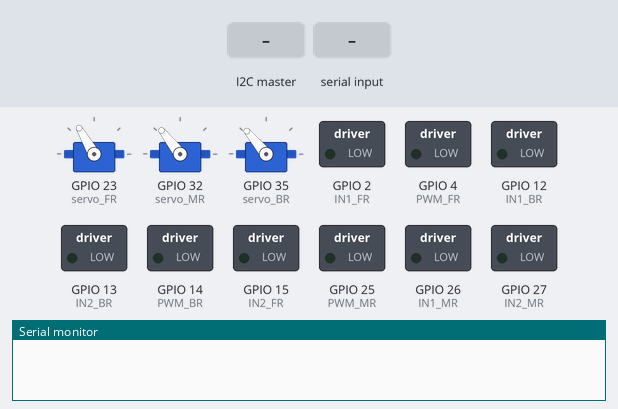
Bench run of a sketch on a simulated ESP32. On the bench: 3 × servo, switched loads named in the sketch (green lamp = pin HIGH), the last lines printed to the serial monitor. The test bench sets the inputs (shaded band).

Above: at 1.2 s.
1.3 s: the I2C master sends "w"
At 2.1 s:
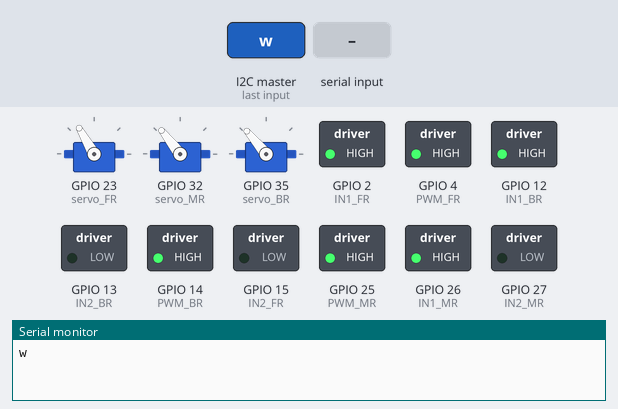
2.8 s: "j\n" received over Serial
At 3.7 s:
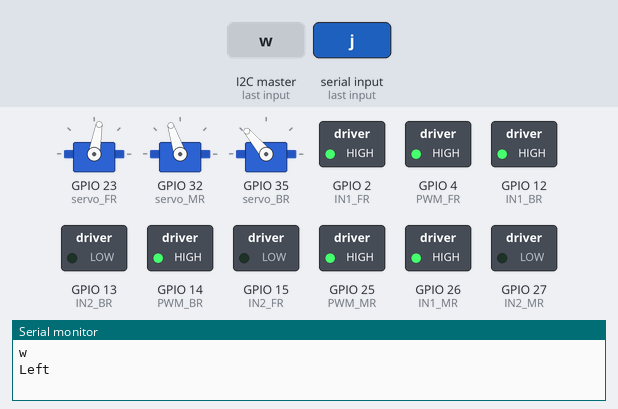
4.3 s: the I2C master sends "s"
At 5.5 s:
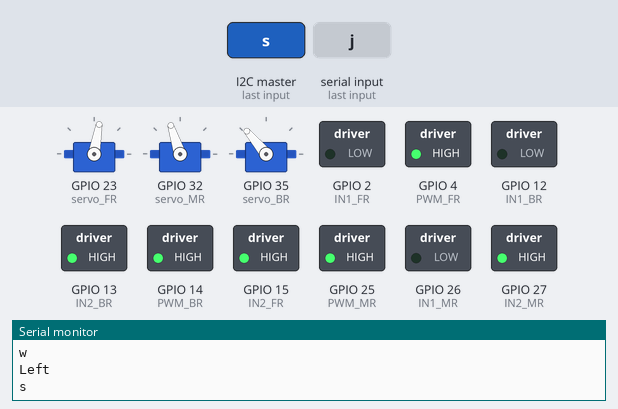
5.8 s: "l\n" received over Serial
At 7.0 s:
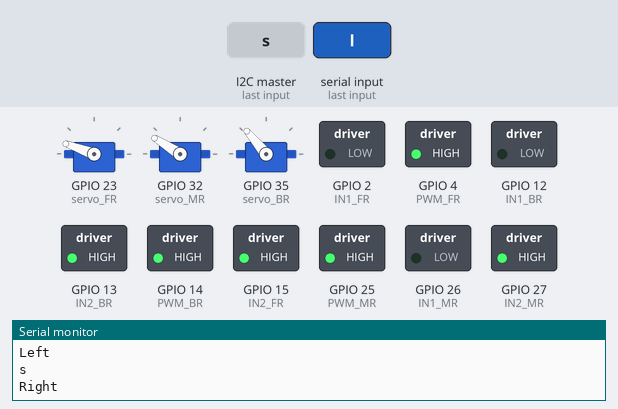
7.3 s: "k\n" received over Serial
At 8.5 s:
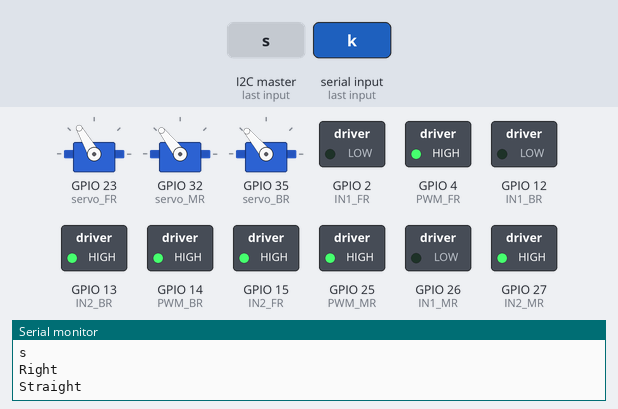
8.8 s: "u90\n" received over Serial
At 9.6 s:
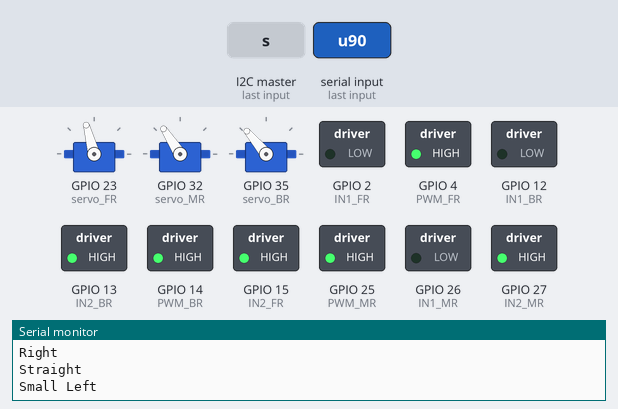
Timing chart, 0 to 11.3 s (numbered marks = the images above; inputs shaded):
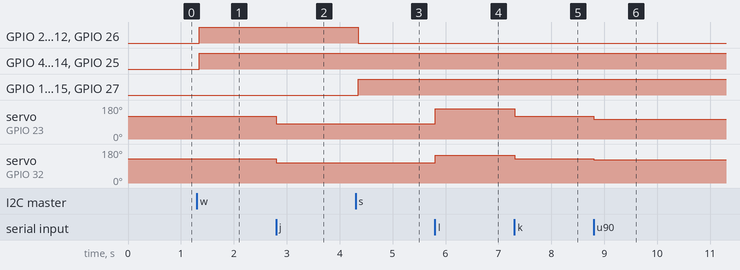

The sketch:

Acoabot_Control_R.ino
```cpp
//#include <util/atomic.h>
#include <Wire.h>
#define SLAVE_ADDRESS 0x08
#include <ESP32Servo.h>
#include <string>

#define ENCA_R 19 // YELLOW
#define ENCB_R 18 // WHITE

#define PWM_FR 4
#define IN1_FR 2
#define IN2_FR 15

#define PWM_MR 25
#define IN1_MR 26
#define IN2_MR 27

#define PWM_BR 14
#define IN1_BR 12
#define IN2_BR 13

//Define servos
Servo servo_FR;
Servo servo_MR;
Servo servo_BR;

/*
FR 120
MR 128
BR 130
*/

//define servo offset values
int FR_ofst = 30;
int MR_ofst = 38;
int BR_ofst = 40;

//define servo starting position
int start_angle = 90;

String inputData;
bool stringComplete = false;

void setup() {
  Serial.begin(9600);

  Wire.begin(SLAVE_ADDRESS);
  Wire.onReceive(receiveData);

  pinMode(ENCA_R,INPUT);
  pinMode(ENCB_R,INPUT);

  // pinMode(ENCA_MR,INPUT);
  // pinMode(ENCB_MR,INPUT);
  //attachInterrupt(digitalPinToInterrupt(ENCA),readEncoder,RISING);
  pinMode(PWM_MR,OUTPUT);
  pinMode(IN1_MR,OUTPUT);
  pinMode(IN2_MR,OUTPUT);

  pinMode(PWM_BR,OUTPUT);
  pinMode(IN1_BR,OUTPUT);
  pinMode(IN2_BR,OUTPUT);

  pinMode(PWM_FR,OUTPUT);
  pinMode(IN1_FR,OUTPUT);
  pinMode(IN2_FR,OUTPUT);

  //setup for servos
  servo_FR.attach(23);
  servo_MR.attach(32);
  servo_BR.attach(35);

  servo_FR.write(start_angle + FR_ofst);
  servo_MR.write(start_angle + MR_ofst);
  servo_BR.write(start_angle + BR_ofst);
}

char incomingByte;

void receiveData(int byteCount) {
  while (Wire.available()) {
    incomingByte = Wire.read();

    switch (incomingByte) {
      case 'w':
        Serial.println("w");
        forward();
        break;
      case 's':
        Serial.println("s");
        reverse();
        break;

      default:
        stopMotor();
        break;
    }
  }
}

void sendData(){
  char buffer[50];
  Serial.println("Gu dai rub" + inputData);
}

void readControl(){
    while(Serial.available()) {
      char inputChar = (char)Serial.read();
      inputData += inputChar;
      if(inputChar == '\n'){
        stringComplete = true;
      }

    }
}

void loop() {
  if(stringComplete){
    if(inputData.startsWith("status")){
      sendData();
    }
    else if(inputData.startsWith("w")){
      forward();
      Serial.println("Forward");
    }else if(inputData.startsWith("s")){
      reverse();
      Serial.println("Reverse");
    }else if(inputData.startsWith("u")){
      smallLeft();
      Serial.println("Small Left");
    }else if(inputData.startsWith("o")){
      smallRight();
      Serial.println("Small Right");
    }else if(inputData.startsWith("j")){
      left();
      Serial.println("Left");
    }else if(inputData.startsWith("l")){
      right();
      Serial.println("Right");
    }else if(inputData.startsWith("k")){
      straight();
      Serial.println("Straight");
    }else if(inputData.startsWith("q")){
      stopMotor();
      Serial.println("Stop");
    }else if(inputData.startsWith("FF")){
      setMotor(1, 255, PWM_FR, IN1_FR, IN2_FR);
    }else if(inputData.startsWith("MM")){
      setMotor(1, 255, PWM_MR, IN1_MR, IN2_MR);
    }else if(inputData.startsWith("BB")){
      setMotor(1, 255, PWM_BR, IN1_BR, IN2_BR);
    }else if(inputData.startsWith("F")){
      String tmp = "";
      for(int i = 1; i < inputData.length(); i++){
        tmp += inputData[i];
      }
      servo_FR.write(tmp.toInt());
    }else if(inputData.startsWith("M")){
      String tmp = "";
      for(int i = 1; i < inputData.length(); i++){
        tmp += inputData[i];
      }
      servo_MR.write(tmp.toInt());
    }else if(inputData.startsWith("B")){
      String tmp = "";
      for(int i = 1; i < inputData.length(); i++){
        tmp += inputData[i];
      }
      servo_BR.write(tmp.toInt());
    }
  }

  inputData = "";
  stringComplete = false;

  delay(10);

  if(Serial.available() > 0) readControl();
}

void forward() {
  // Run the motor clockwise
  setMotor(1, 255, PWM_FR, IN1_FR, IN2_FR);
  setMotor(1, 255, PWM_MR, IN1_MR, IN2_MR);
  setMotor(1, 255, PWM_BR, IN1_BR, IN2_BR);
}

void reverse() {
  // Run the motor counter-clockwise
  setMotor(-1, 255, PWM_FR, IN1_FR, IN2_FR);
  setMotor(-1, 255, PWM_MR, IN1_MR, IN2_MR);
  setMotor(-1, 255, PWM_BR, IN1_BR, IN2_BR);
}

void straight(){
  servo_FR.write(start_angle + FR_ofst);
  servo_MR.write(start_angle + MR_ofst);
  servo_BR.write(start_angle + BR_ofst);
}

void right(){
  servo_FR.write(130 + FR_ofst);
  servo_MR.write(110 + MR_ofst);
  servo_BR.write(90 + BR_ofst);

  delay(15);
}

void left(){
  servo_FR.write(50 + FR_ofst);
  servo_MR.write(70 + MR_ofst);
  servo_BR.write(90 + BR_ofst);

  delay(15);
}

void smallRight(){
  servo_FR.write(105 + FR_ofst);
  servo_MR.write(95 + MR_ofst);
  servo_BR.write(90 + BR_ofst);

  delay(15);
}

void smallLeft(){
  servo_FR.write(75 + FR_ofst);
  servo_MR.write(85 + MR_ofst);
  servo_BR.write(90 + BR_ofst);

  delay(15);
}

void rotateright() {
  servo_FR.write(20 + FR_ofst);
  servo_MR.write(90 + MR_ofst);
  servo_BR.write(160 + BR_ofst);

  delay(15);

  setMotor(-1, 255, PWM_FR, IN1_FR, IN2_FR);
  setMotor(-1, 127, PWM_MR, IN1_MR, IN2_MR);
  setMotor(-1, 255, PWM_BR, IN1_BR, IN2_BR);
}


void rotateleft() {
  servo_FR.write(20 + FR_ofst);
  servo_MR.write(90 + MR_ofst);
  servo_BR.write(160 + BR_ofst);

  delay(15);

  setMotor(1, 255, PWM_FR, IN1_FR, IN2_FR);
  setMotor(1, 127, PWM_MR, IN1_MR, IN2_MR);
  setMotor(1, 255, PWM_BR, IN1_BR, IN2_BR);
}

void stopMotor() {
  // Stop the motor
  setMotor(0, 0, PWM_FR, IN1_FR, IN2_FR);
  setMotor(0, 0, PWM_MR, IN1_MR, IN2_MR);
  setMotor(0, 0, PWM_BR, IN1_BR, IN2_BR);
}

void diagonalRight() {
  servo_FR.write(120 + FR_ofst);
  servo_MR.write(120 + MR_ofst);
  servo_BR.write(120 + BR_ofst);

  delay(15);
}

void diagonalLeft() {
  servo_FR.write(60 + FR_ofst);
  servo_MR.write(60 + MR_ofst);
  servo_BR.write(60 + BR_ofst);

  delay(15);
}

void setMotor(int dir, int pwmVal, int pwm, int in1, int in2){
  analogWrite(pwm,pwmVal);
  if(dir == 1){
    digitalWrite(in1,HIGH);
    digitalWrite(in2,LOW);
    //Serial.print("1 ");
  }
  else if(dir == -1){
    digitalWrite(in1,LOW);
    digitalWrite(in2,HIGH);
    //Serial.print("-1 ");
  }
  else{
    digitalWrite(in1,LOW);
    digitalWrite(in2,LOW);
  }
}
```

Measured:
- after the input at 1.3 s, GPIO 2 (IN1_FR), GPIO 4 (PWM_FR), GPIO 12 (IN1_BR), GPIO 14 (PWM_BR), GPIO 25 (PWM_MR), GPIO 26 (IN1_MR): LOW → HIGH after 0.05 s
- after the input at 2.8 s, servo on GPIO 23 (servo_FR): 120° → 80° at once; servo on GPIO 32 (servo_MR): 128° → 108° at once
- after the input at 4.3 s, GPIO 2 (IN1_FR), GPIO 12 (IN1_BR), GPIO 26 (IN1_MR): HIGH → LOW after 0.05 s; GPIO 13 (IN2_BR), GPIO 15 (IN2_FR), GPIO 27 (IN2_MR): LOW → HIGH after 0.05 s
- after the input at 5.8 s, servo on GPIO 23 (servo_FR): 80° → 160° at once; servo on GPIO 32 (servo_MR): 108° → 148° at once
- after the input at 7.3 s, servo on GPIO 23 (servo_FR): 160° → 120° at once; servo on GPIO 32 (servo_MR): 148° → 128° at once
- after the input at 8.8 s, servo on GPIO 23 (servo_FR): 120° → 105° at once; servo on GPIO 32 (servo_MR): 128° → 123° at once
